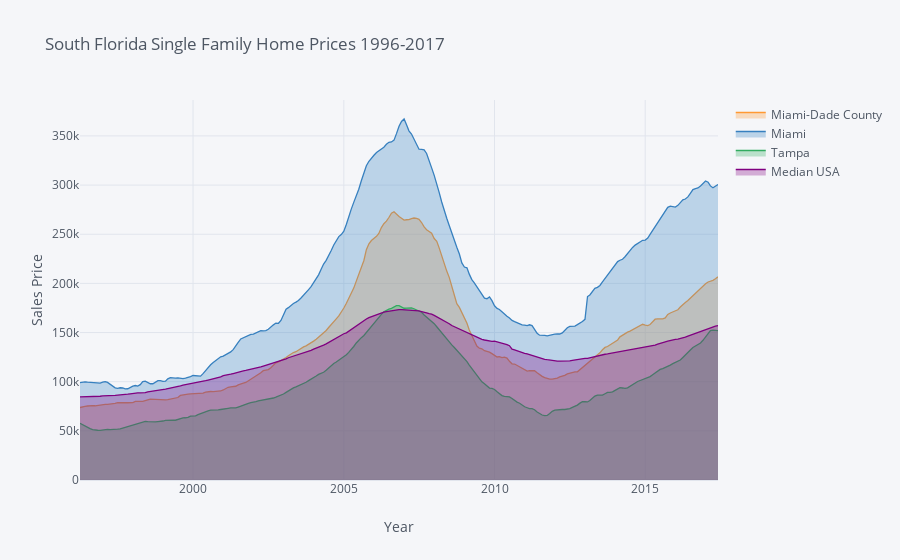

Notebook cell for this chart:
### Code cell
#Selecting a few cities in South Florida to perform the same analysis
md_df = zillow_df[zillow_df["CountyName"] == "Miami-Dade"].median()
miami_df = zillow_df[zillow_df["City"] == "Miami"].median()
tampa_df = zillow_df[zillow_df["City"] == "Tampa"].median()
df_comparison = pd.concat([md_df, miami_df, tampa_df, median_prices], axis=1)
df_comparison.columns = ["Miami-Dade County", "Miami", "Tampa", "Median USA"]

cf.go_offline()
df_comparison.iplot(title="South Florida Single Family Home Prices 1996-2017",
                    xTitle="Year",
                    yTitle="Sales Price",
                   #bestfit=True, bestfit_colors=["pink"],
                   #subplots=True,
                   shape=(4,1),
                    #subplot_titles=True,
                    fill=True,)

#We clearly notice the effects of the housing crisis that hit the housing market between 2008 and 2010 
#We also notice houses in South Florida on average, cost less than quarter of the price of houses in the Bay Area

### Figure 1 — Plotly figure (JSON) as saved in the notebook; plotly's stock layout.template omitted (floating-point values rounded to 4 significant figures; data arrays with more than 128 entries replaced by an {"elided": "..."} marker saying what was removed)
{"data": [{"fill": "tozeroy", "fillcolor": "rgba(255, 153, 51, 0.3)", "line": {"color": "rgba(255, 153, 51, 1.0)", "dash": "solid", "shape": "linear", "width": 1.3}, "mode": "lines", "name": "Miami-Dade County", "text": "", "type": "scatter", "x": {"elided": "258 str values"}, "y": {"elided": "258 float values"}}, {"fill": "tozeroy", "fillcolor": "rgba(55, 128, 191, 0.3)", "line": {"color": "rgba(55, 128, 191, 1.0)", "dash": "solid", "shape": "linear", "width": 1.3}, "mode": "lines", "name": "Miami", "text": "", "type": "scatter", "x": {"elided": "258 str values"}, "y": {"elided": "258 float values"}}, {"fill": "tozeroy", "fillcolor": "rgba(50, 171, 96, 0.3)", "line": {"color": "rgba(50, 171, 96, 1.0)", "dash": "solid", "shape": "linear", "width": 1.3}, "mode": "lines", "name": "Tampa", "text": "", "type": "scatter", "x": {"elided": "258 str values"}, "y": {"elided": "258 int values"}}, {"fill": "tozeroy", "fillcolor": "rgba(128, 0, 128, 0.3)", "line": {"color": "rgba(128, 0, 128, 1.0)", "dash": "solid", "shape": "linear", "width": 1.3}, "mode": "lines", "name": "Median USA", "text": "", "type": "scatter", "x": {"elided": "258 str values"}, "y": {"elided": "258 float values"}}], "layout": {"legend": {"bgcolor": "#F5F6F9", "font": {"color": "#4D5663"}}, "paper_bgcolor": "#F5F6F9", "plot_bgcolor": "#F5F6F9", "title": {"font": {"color": "#4D5663"}, "text": "South Florida Single Family Home Prices 1996-2017"}, "xaxis": {"gridcolor": "#E1E5ED", "showgrid": true, "tickfont": {"color": "#4D5663"}, "title": {"font": {"color": "#4D5663"}, "text": "Year"}, "zerolinecolor": "#E1E5ED"}, "yaxis": {"gridcolor": "#E1E5ED", "showgrid": true, "tickfont": {"color": "#4D5663"}, "title": {"font": {"color": "#4D5663"}, "text": "Sales Price"}, "zerolinecolor": "#E1E5ED"}}}
